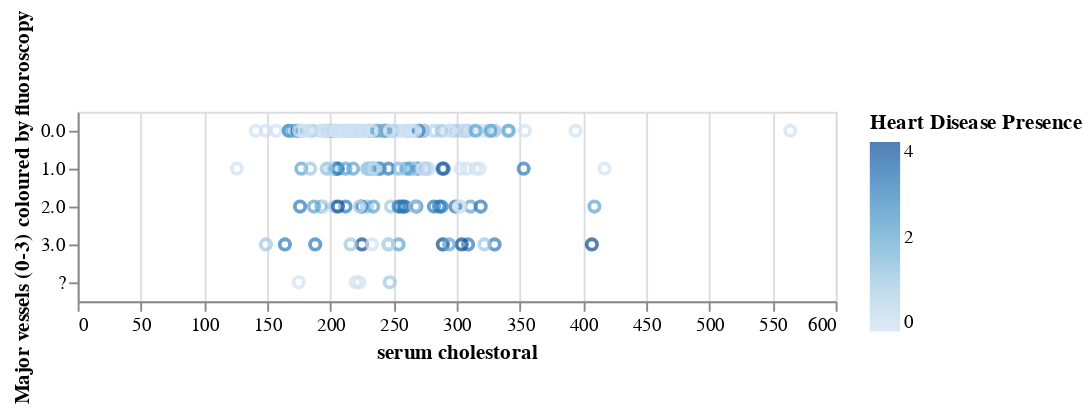

Notebook code cell kept with this figure:
### Code cell
chol_ca_plot = alt.Chart(cleveland_train).mark_point().encode(
    x = alt.X("chol", title = "serum cholestoral"),
    y = alt.Y('ca', title = "Major vessels (0-3) coloured by fluoroscopy"),
    color = alt.Color("heart_disease_presence", title = "Heart Disease Presence")
)
chol_ca_plot

### Figure 1 — Vega-Lite specification as saved in the notebook (floating-point values rounded to 4 significant figures; data arrays with more than 128 entries replaced by an {"elided": "..."} marker saying what was removed)
{"config": {"view": {"continuousWidth": 400, "continuousHeight": 300}}, "data": {"name": "data-2f4852ee1af2b8cf26a07939a39c8b20"}, "mark": "point", "encoding": {"color": {"field": "heart_disease_presence", "title": "Heart Disease Presence", "type": "quantitative"}, "x": {"field": "chol", "title": "serum cholestoral", "type": "quantitative"}, "y": {"field": "ca", "title": "Major vessels (0-3) coloured by fluoroscopy", "type": "nominal"}}, "$schema": "https://vega.github.io/schema/vega-lite/v4.17.0.json", "datasets": {"data-2f4852ee1af2b8cf26a07939a39c8b20": {"elided": "227 records"}}}
